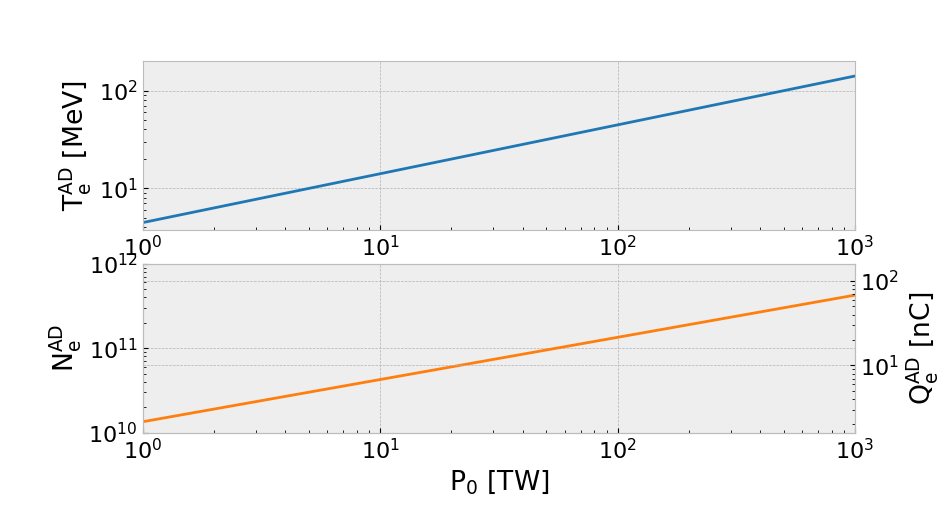

Generate this figure with Python:
# coding:utf8
"""
All units are in SI, except the power in TW and the energies in MeV

References
----------
A. Pukhov, Z.-M. Sheng, and J. Meyer-ter-Vehn, Particle Acceleration in Relativistic Laser Channels, Physics of Plasmas 6, 2847 (1999).
"""
import numpy as np
import matplotlib.pyplot as plt
from matplotlib import rcParams

# Plot formats
plt.close("all")
plt.ion()
plt.style.use("bmh")
# rcParams['figure.figsize'] = [9.5, 5.10]
rcParams['figure.figsize'] = [9.5, 5.10]
rcParams['mathtext.default']='regular'
rcParams['font.size']=16.0
rcParams['figure.subplot.bottom'] = 0.15
rcParams['figure.subplot.left'] = 0.15

# Define constants
c       = 3e8                       # light speed in vacuum
re      = 2.8e-15                   # electron classical radius
me      = 0.511                     # electron mass energy in MeV

# Define laser parameters
tau_L   = 30e-15                    # laser pulse duration
d_L     = 10e-6                     # laser waist
lambda_L= 1.0e-6                    # laser wavelength
P_L     = np.logspace(0, 3, 1000)   # laser power in TW
E_L     = P_L * 1e-3 * tau_L * 1e15/0.94
I0      = 8.8e22 * P_L*1e-3/(d_L*1e6)
a0      = 0.85 * lambda_L * 1e6 * np.sqrt(I0/1e18)

# Compute typical energy and number of electrons produced by DLA
Te = 1.5e-9*np.sqrt(I0)
Ne = 0.3*E_L/(Te*1e6*1.6e-19)

# Plot results
plt.figure()
plt.subplot(211)
plt.plot(P_L, Te, color="#1f77b4")
plt.ylabel(r"$T_{e}^{AD}$ [$MeV$]")
plt.yscale("log")
plt.xscale("log")
plt.ylim(0, 200)
plt.xlim(1, 1000)
plt.subplot(212)
plt.plot(P_L, Ne, color="#ff7f0e")
plt.yscale("log")
plt.ylabel(r"$N_{e}^{AD}$")
plt.xscale("log")
plt.ylim(1e10, 1e12)
plt.xlim(1, 1000)
plt.xlabel("$P_0$ [$TW$]")
a=plt.twinx()
a.set_yscale("log")
a.set_ylim(1e9*1e10*1.6e-19, 1e9*1e12*1.6e-19)
a.set_ylabel(r"$Q_{e}^{AD}$ [$nC$]")
